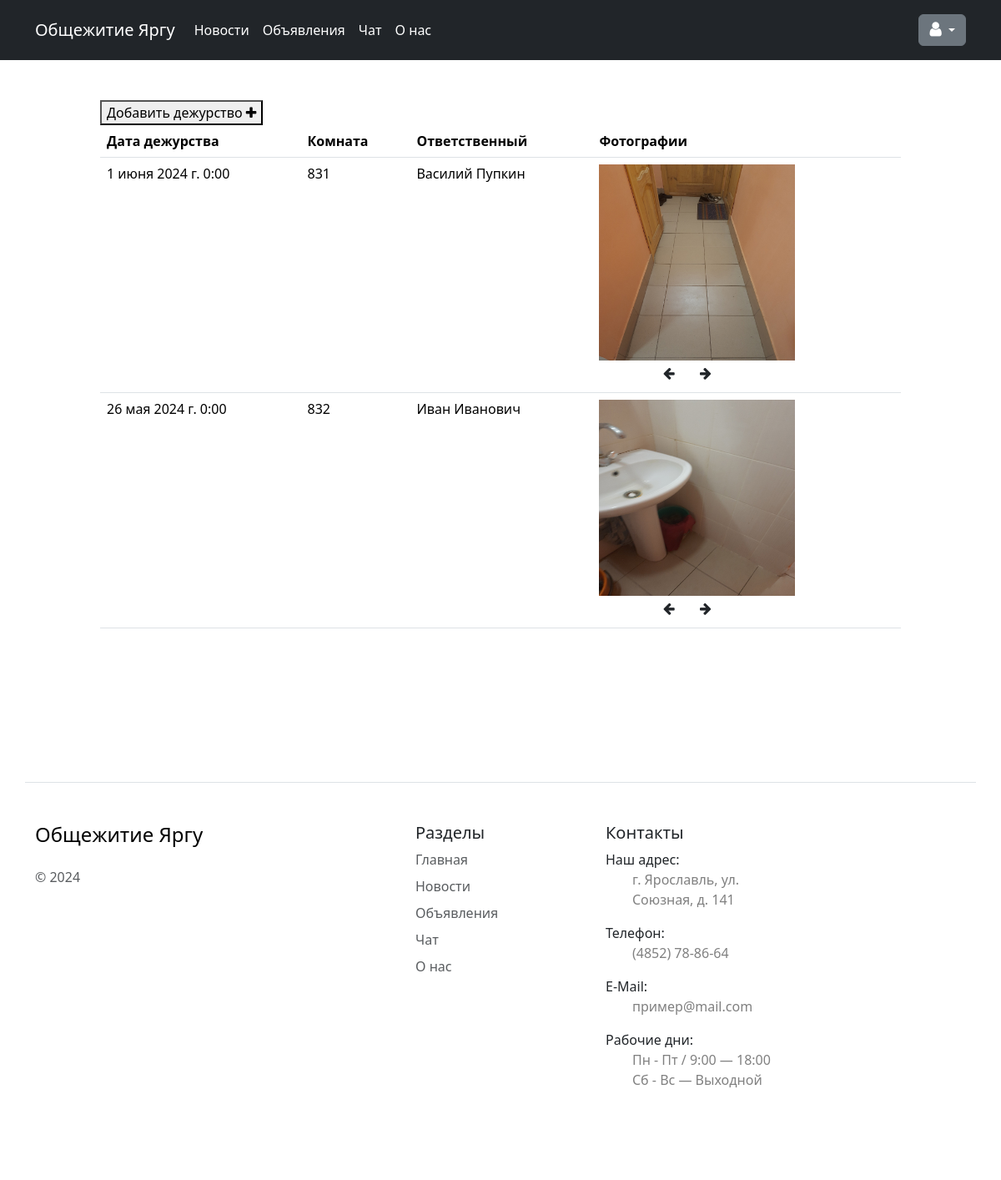
Screenshot of /blockAuthenticated/block_duty/83/ (signed in) with the database file from the repository.
### hostel/models.py (models this page shows, shortened)
class Duty(models.Model):
    block = models.ForeignKey(Block, on_delete=models.CASCADE, verbose_name='Блок', default='')
    sending_user = models.ForeignKey(User, on_delete=models.CASCADE, verbose_name='Пользователь')
    responsible_person = models.CharField(max_length=50, verbose_name="Ответственный человек")
    date_added = models.DateTimeField(auto_now_add=True, verbose_name='Дата добавления')
    duty_date = models.DateField(verbose_name='Дата дежурства')
    room = models.CharField(max_length=3, verbose_name='Комната')
    class Meta:
        verbose_name = 'Дежурство'
        verbose_name_plural = 'Дежурства'
        ordering = ['-duty_date']

class ImageDuty(models.Model):
    duty = models.ForeignKey(Duty, on_delete=models.CASCADE, null=True, verbose_name='Дежурство')
    image = models.ImageField(upload_to='photos/%Y/%m/%d/', blank=True, verbose_name='Фото')

### hostel/views.py (the view)
# urls.py: path('blockAuthenticated/block_duty/<str:slug>/', blockDuty, name='block_duty'),
@login_required(login_url='/login/', redirect_field_name="login")
def blockDuty(request, slug):
    block = get_object_or_404(Block, slug=slug)
    if request.user in block.user.all():
        duties = block.duty_set.all()
        paginator = Paginator(duties, 5)
        page_number = request.GET.get("page")
        page_obj = paginator.get_page(page_number)
        context = {
            'page_obj': page_obj,
        }
        return render(request, 'hostel/block_duty.html', context)
    else:
        raise Http404

### hostel/context_processors.py (called while the page is built)
def single_well_info(request):
    blocks = Block.objects.all()
    k = 0
    for block in blocks:
        if request.user in block.user.all():
            k += 1
            return {'in_block': 1, 'block_slug': block.slug}
    if k == 0:
        return {'in_block': 0}

### hostel/templates/hostel/block_duty.html (shortened to what this page needs)
{% extends 'base.html' %}
{% load static %}
{% block content %}
<head>
</head>
<a href="{% url 'add_duty' slug=block_slug %}"><button>Добавить дежурство <i class="fa fa-plus" aria-hidden="true"></i></button></a>
<br>
<table class="table">
    <thead style="background: #efefef; border-radius: 30px;">
        <tr>
            <th>Дата дежурства</th>
            <th>Комната</th>
            <th>Ответственный</th>
            <th>Фотографии</th>
        </tr>
    </thead>
    <tbody>
    {% for item in page_obj %}
        <tr>
            <td>{{ item.duty_date}}</td>
            <td>{{ item.room }}</td>
            <td>{{ item.responsible_person }}</td>
            <td>
                {% if item.imageduty_set.all.count == 0 %}
                    <img src="{% static "images/img.png" %}" alt="" width="235">
                {% elif item.imageduty_set.all.count == 1 %}
                    {% for image in item.imageduty_set.all %}
                        {% if image.image%}
                            <a href="{{ image.image.url }}"><img src="{{ image.image.url }}" alt="" width="235" height="235"></a>
                        {% endif %}
                    {% endfor %}
                {% else %}
                    <div class="slider" id="slider_{{ forloop.counter }}">
                        {% for image in item.imageduty_set.all %}
                            {% if image.image%}
                                <div class="slide">
                                    <a href="{{ image.image.url }}"> <img src="{{ image.image.url }}" alt=""></a>
                                </div>
                            {% endif %}
                        {% endfor %}
                    </div>
                    <div style="margin-left: 18%">
                        <button class="btn" onclick="plusSlide(-1, {{ forloop.counter }})"><i class="fa fa-arrow-left" aria-hidden="true"></i></button>
                        <button class="btn" onclick="plusSlide(1, {{ forloop.counter }})"><i class="fa fa-arrow-right" aria-hidden="true"></i></button>
                    </div>
                {% endif %}
            </td>
        </tr>
    {% endfor %}
    </tbody>
</table>
{% endblock %}

### hostel/templates/hostel/block_duty.html (style rules this page uses)
.slider { width: 235px; height: 235px; overflow: hidden; position: relative; }
.slide { position: absolute; }
.slide img { width: 235px; height: 235px; }
.btn { cursor: pointer; }

### rows the page displays
Duty: duty_date "1 июня 2024 г. 0:00", room "831", responsible_person "Василий Пупкин"
ImageDuty: image (picture)
Duty: duty_date "26 мая 2024 г. 0:00", room "832", responsible_person "Иван Иванович"
ImageDuty: image (picture)
